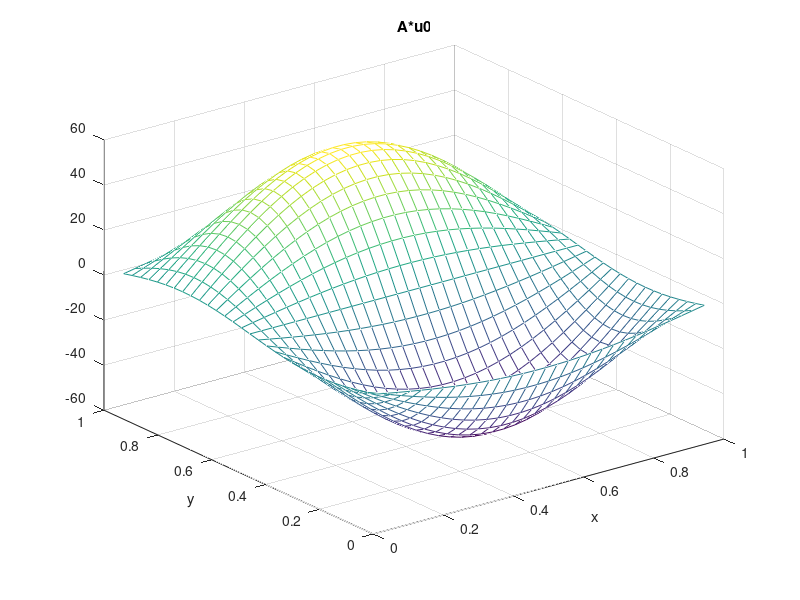
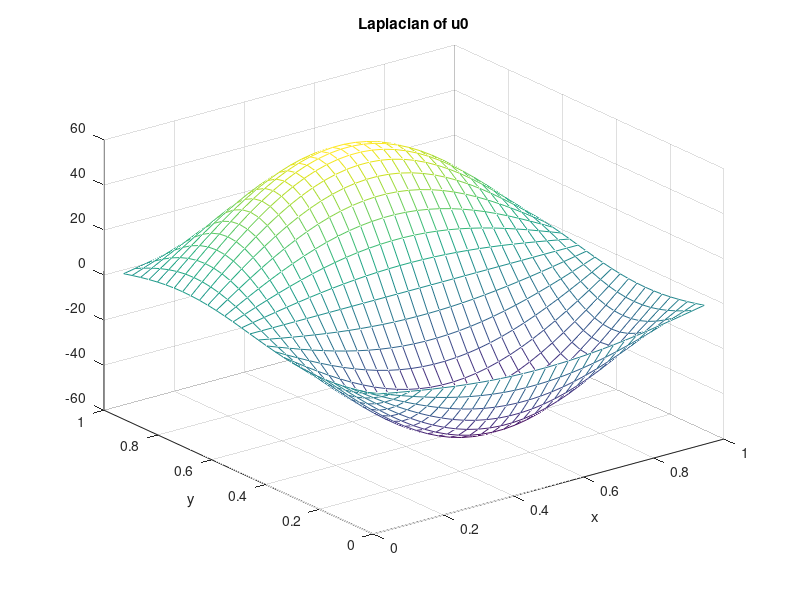

MATLAB code for these plots, in order: (Note: this script raises an error after producing the figures.)
clear all
close all
m = [30,31];
N = prod(m);
x = linspace(0,1,m(1)+2)';
x = x(2:m(1)+1);
h(1) = 1/(m(1)+1);
y = linspace(0,1,m(2)+2)';
y = y(2:m(2)+1);
h(2) = 1/(m(2)+1);
A1 = spdiags(ones(m(1),1)*[1,-2,1]/h(1)^2,-1:1,m(1),m(1));
A2 = spdiags(ones(m(2),1)*[1,-2,1]/h(2)^2,-1:1,m(2),m(2));
A = kron(speye(m(2)),A1)+kron(A2,speye(m(1)));
[X,Y] = ndgrid(x,y);
U0 = sin(pi*X).*sin(2*pi*Y);
u0 = U0(:);
mesh(X,Y,reshape(A*u0,size(X)))
xlabel('x')
ylabel('y')
title('A*u0')
figure
mesh(X,Y,-U0*pi^2-U0*4*pi^2)
xlabel('x')
ylabel('y')
title('Laplacian of u0')
tau = 0.1;
tic
r1 = expm(tau*A)*u0;
toc
tic
r2 = expmv(A,u0,tau); % https://github.com/higham/expmv
toc
tic
r3 = kiops(tau,A,u0,[],[],[],[],false); % https://gitlab.com/stephane.gaudreault/kiops
toc
norm(r1-r2,inf)
norm(r1-r3,inf)
u1 = u0/2;
u2 = u0/4;
Ahat = [A,u2/tau,u1;spalloc(2,N,0),spdiags([1;1],1,2,2)];
tic
r1 = expm(tau*A)*u0+tau*phi1m(tau*A)*u1+tau*phi2m(tau*A)*u2;
toc
tic
r2 = expmv(Ahat,[u0;0;1],tau);
toc
r2 = r2(1:N);
tic
r3 = kiops(tau,A,[u0,u1,u2/tau],[],[],[],[],false);
toc
norm(r1-r2,inf)
norm(r1-r3,inf)

